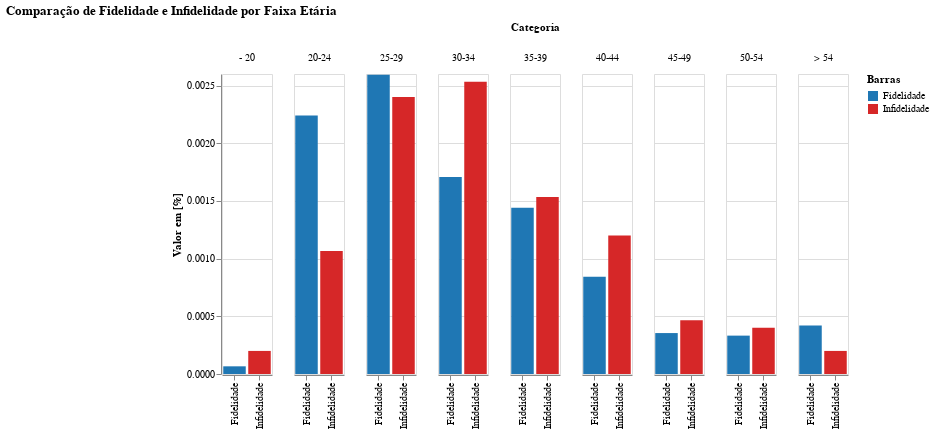

The cell this chart's notebook holds for it:
### Markdown cell above
# Visualização por faixas de idade

### Code cell
# Gráfico de barras comparando a fidelidade por faixas de idade
titulo = "Comparação de Fidelidade e Infidelidade por Faixa Etária"
xlabel = [0,17.5,22,27,32,37,42,47,52,57]
xticklabels = [
    "- 20","20-24","25-29",
    "30-34","35-39","40-44",
    "45-49","50-54","> 54"
    ]
altura = 300
largura = 50

qtd_fieis = pd.cut(fidelidade['Idade'], bins=xlabel, labels=xticklabels)
hist_ff = qtd_fieis.value_counts(sort=False) / fieis

qtd_infieis = pd.cut(infidelidade['Idade'], bins=xlabel, labels=xticklabels)
hist_uff = qtd_infieis.value_counts(sort=False) / infieis

bar_plot(titulo, hist_ff, hist_uff, 'Idade', xticklabels, altura, largura)

### Figure 1 — Vega-Lite specification as saved in the notebook (floating-point values rounded to 4 significant figures)
{"config": {"view": {"continuousWidth": 400, "continuousHeight": 300}}, "data": {"name": "data-d07586b9795ed994774a414a8c212df7"}, "mark": "bar", "encoding": {"color": {"field": "Barras", "scale": {"domain": ["Fidelidade", "Infidelidade"], "range": ["#1F77B4", "#D62728"]}, "type": "nominal"}, "column": {"field": "Categoria", "type": "nominal"}, "x": {"field": "Barras", "title": null, "type": "nominal"}, "y": {"field": "Valor", "title": "Valor em [%]", "type": "quantitative"}}, "height": 300, "title": {"text": "Comparação de Fidelidade e Infidelidade por Faixa Etária", "align": "center"}, "transform": [{"fold": ["Fidelidade", "Infidelidade"], "as": ["Barras", "Valor"]}], "width": 50, "$schema": "https://vega.github.io/schema/vega-lite/v4.17.0.json", "datasets": {"data-d07586b9795ed994774a414a8c212df7": [{"Categoria": "- 20", "Grupos": "Idade", "Fidelidade": 6.652e-05, "Infidelidade": 0.0002}, {"Categoria": "20-24", "Grupos": "Idade", "Fidelidade": 0.002239, "Infidelidade": 0.001067}, {"Categoria": "25-29", "Grupos": "Idade", "Fidelidade": 0.002594, "Infidelidade": 0.0024}, {"Categoria": "30-34", "Grupos": "Idade", "Fidelidade": 0.001707, "Infidelidade": 0.002533}, {"Categoria": "35-39", "Grupos": "Idade", "Fidelidade": 0.001441, "Infidelidade": 0.001533}, {"Categoria": "40-44", "Grupos": "Idade", "Fidelidade": 0.0008426, "Infidelidade": 0.0012}, {"Categoria": "45-49", "Grupos": "Idade", "Fidelidade": 0.0003548, "Infidelidade": 0.0004667}, {"Categoria": "50-54", "Grupos": "Idade", "Fidelidade": 0.0003326, "Infidelidade": 0.0004}, {"Categoria": "> 54", "Grupos": "Idade", "Fidelidade": 0.0004213, "Infidelidade": 0.0002}]}}
